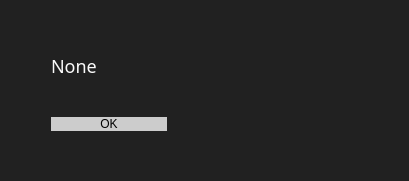
<?xml version="1.0" encoding="UTF-8"?>
<ui version="4.0">
 <class>Dialog</class>
 <widget class="QDialog" name="Dialog">
  <property name="windowModality">
   <enum>Qt::WindowModal</enum>
  </property>
  <property name="geometry">
   <rect>
    <x>0</x>
    <y>0</y>
    <width>409</width>
    <height>181</height>
   </rect>
  </property>
  <property name="windowTitle">
   <string>Form</string>
  </property>
  <property name="styleSheet">
   <string notr="true">QWidget {
	background-color: #212121;
}</string>
  </property>
  <layout class="QVBoxLayout" name="verticalLayout_2">
   <item>
    <layout class="QVBoxLayout" name="verticalLayout" stretch="3,3,2,3,3">
     <item>
      <spacer name="verticalSpacer_2">
       <property name="orientation">
        <enum>Qt::Vertical</enum>
       </property>
       <property name="sizeHint" stdset="0">
        <size>
         <width>20</width>
         <height>40</height>
        </size>
       </property>
      </spacer>
     </item>
     <item>
      <layout class="QHBoxLayout" name="horizontalLayout" stretch="0,0,1">
       <item>
        <spacer name="horizontalSpacer_5">
         <property name="orientation">
          <enum>Qt::Horizontal</enum>
         </property>
         <property name="sizeHint" stdset="0">
          <size>
           <width>40</width>
           <height>20</height>
          </size>
         </property>
        </spacer>
       </item>
       <item>
        <widget class="QLabel" name="messageText">
         <property name="styleSheet">
          <string notr="true">QLabel {
	color: #fafafa;
	font-family: quicksand;
	font-size: 18px;
}</string>
         </property>
         <property name="text">
          <string>None</string>
         </property>
        </widget>
       </item>
       <item>
        <spacer name="horizontalSpacer_2">
         <property name="orientation">
          <enum>Qt::Horizontal</enum>
         </property>
         <property name="sizeHint" stdset="0">
          <size>
           <width>40</width>
           <height>20</height>
          </size>
         </property>
        </spacer>
       </item>
      </layout>
     </item>
     <item>
      <spacer name="verticalSpacer">
       <property name="orientation">
        <enum>Qt::Vertical</enum>
       </property>
       <property name="sizeHint" stdset="0">
        <size>
         <width>20</width>
         <height>40</height>
        </size>
       </property>
      </spacer>
     </item>
     <item>
      <layout class="QHBoxLayout" name="horizontalLayout_2" stretch="0,1,2">
       <item>
        <spacer name="horizontalSpacer_3">
         <property name="orientation">
          <enum>Qt::Horizontal</enum>
         </property>
         <property name="sizeHint" stdset="0">
          <size>
           <width>40</width>
           <height>20</height>
          </size>
         </property>
        </spacer>
       </item>
       <item>
        <widget class="QPushButton" name="pushButton">
         <property name="enabled">
          <bool>true</bool>
         </property>
         <property name="styleSheet">
          <string notr="true">QPushButton {
	background-color: #cccccc;
	border: none;
}</string>
         </property>
         <property name="text">
          <string>OK</string>
         </property>
        </widget>
       </item>
       <item>
        <spacer name="horizontalSpacer_4">
         <property name="orientation">
          <enum>Qt::Horizontal</enum>
         </property>
         <property name="sizeHint" stdset="0">
          <size>
           <width>40</width>
           <height>20</height>
          </size>
         </property>
        </spacer>
       </item>
      </layout>
     </item>
     <item>
      <spacer name="verticalSpacer_3">
       <property name="orientation">
        <enum>Qt::Vertical</enum>
       </property>
       <property name="sizeHint" stdset="0">
        <size>
         <width>20</width>
         <height>40</height>
        </size>
       </property>
      </spacer>
     </item>
    </layout>
   </item>
  </layout>
 </widget>
 <resources/>
 <connections/>
</ui>
